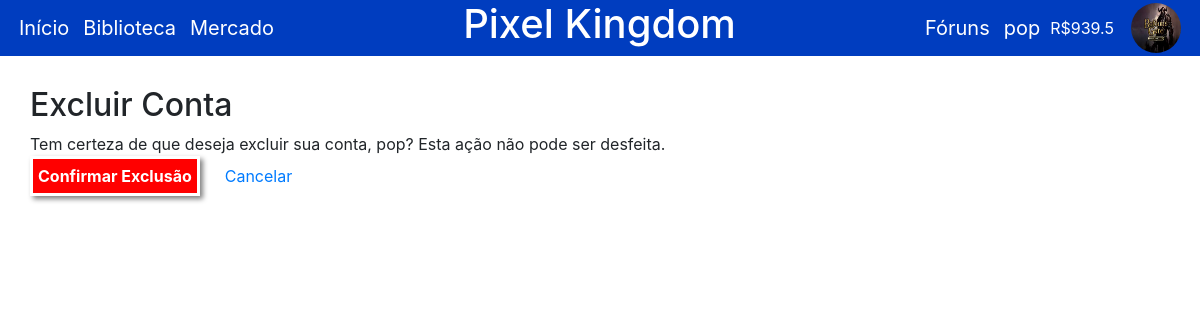
/excluir_conta/ (signed in), run on the app's committed database.
### loja/models.py (models this page shows, shortened)
class Usuario(models.Model):
    nome = models.CharField(max_length=100, null = False)
    email = models.EmailField(null=False)
    senha = models.CharField(max_length=50, null=False)
    nome_usuario = models.CharField(max_length=50, null=False)
    perfil = models.ImageField(upload_to='perfis/')
    jogos = models.ManyToManyField(Jogo)
    conta = models.FloatField(default=1000)

### loja/views.py (the view)
# urls.py: path('excluir_conta/', excluir_conta, name='excluir_conta'),
def excluir_conta(request):
    if 'usuario_id' not in request.session:
        return redirect('login')
    usuario_id = request.session['usuario_id']
    usuario = Usuario.objects.get(id=usuario_id)
    if request.method == 'POST':
        usuario.delete()
        del request.session['usuario_id']
        messages.success(request, 'Sua conta foi excluída com sucesso.')
        return redirect('login')
    return render(request, 'confirmar_exclusao.html', {'usuario': usuario})

### loja/templates/confirmar_exclusao.html (shortened to what this page needs)
{% extends "base.html" %}
{% block content %}
    <div id="container">
        <h2>Excluir Conta</h2>
        <p>Tem certeza de que deseja excluir sua conta, {{ usuario.nome }}? Esta ação não pode ser desfeita.</p>
        <form method="POST">
            <div>
                <button type="submit">Confirmar Exclusão</button>
                <a href="{% url 'index' %}">Cancelar</a>
            </div>
        </form>
    </div>
{% endblock %}

### loja/templates/base.html (shortened to what this page needs)
<!DOCTYPE html>
<html lang="en">
<head>
</head>
<body>
    {% load bootstrap4 %}
    {% bootstrap_css %}
    <header>
        <div>
            <a href="{% url 'index' %}">Início</a>
            <a href="{% url 'biblioteca' %}">Biblioteca</a>
            <a href="{% url 'mercado' %}">Mercado</a>
        </div>
        <h1>Pixel Kingdom</h1>
        <div>
            <a href="">Fóruns</a>
            <div>
                <a href="{% url 'perfil' %}">{{usuario.nome_usuario}}</a>
                <p>R${{usuario.conta}}</p>
                <a href="{% url 'perfil' %}"><img src="{{usuario.perfil.url}}"></a>
            </div>
        </div>
    </header>
    {% block content %}
    {% endblock %}
</body>
</html>

### loja/templates/confirmar_exclusao.html (style rules this page uses)
a { text-decoration: none; }
#container { padding: 30px; }
#container div { display: flex; gap: 25px; align-items: center; }
button { background-color: red; color: white; border: 3px solid white; cursor: pointer; font-weight: bold; box-shadow: 3px 3px 5px gray; transition: 0.1s; padding: 5px; }

### loja/templates/base.html (style rules this page uses)
header div img { border-radius: 50%; width: 50px; height: 50px; margin-left: 7px; cursor: pointer; }
header div { display: flex; align-items: center; }
header div div { display: flex; align-items: center; gap: 3px; }
body, html { margin: 0; padding: 0; height: 100%; }
header { background-color: #003DBF; color: white; display: flex; align-items: center; justify-content: space-between; padding: 0 12px; }
header a { color: white; text-decoration: none; margin: 0 7px; font-size: 20px; transition: 0.1s; }
p { margin-bottom: 0; }

### data on the page
Usuario: nome_usuario "pop", conta "939.5", perfil (picture), nome "pop"
